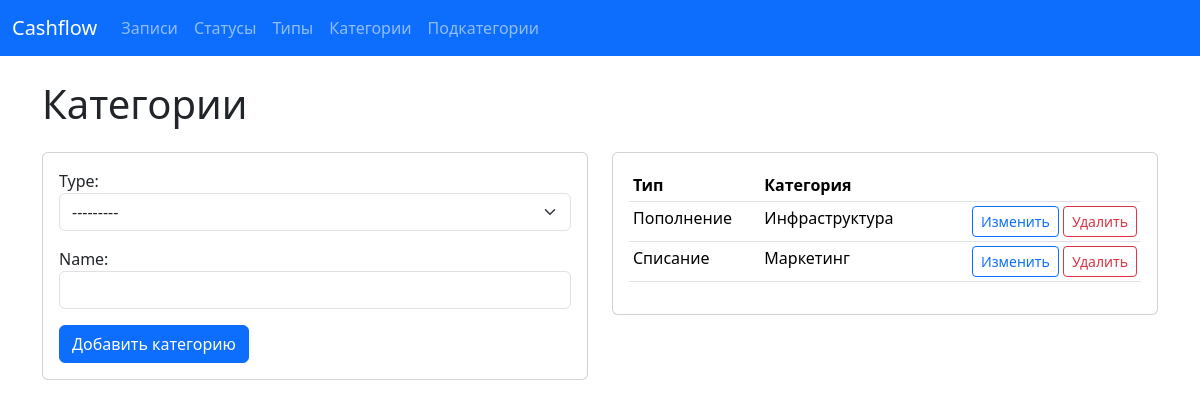
Page /categories/ on the committed database.
### dds/models.py (models this page shows, shortened)
class RecordType(models.Model):
    name = models.CharField(max_length=100, unique=True)
    def __str__(self):
        return self.name

class RecordCategory(models.Model):
    type = models.ForeignKey(RecordType, on_delete=models.CASCADE, related_name='categories')
    name = models.CharField(max_length=100)
    class Meta:
        unique_together = ('type', 'name')

### dds/views.py (the view)
# urls.py: path('categories/', views.manage_categories, name='manage_categories'),
def manage_categories(request):
    categories = RecordCategory.objects.select_related('type').all()
    if request.method == 'POST':
        form = RecordCategoryForm(request.POST)
        if form.is_valid():
            form.save()
            return redirect('manage_categories')
    else:
        form = RecordCategoryForm()
    return render(
        request,
        'dds/manage_categories.html',
        {'categories': categories, 'form': form},
    )

### dds/forms.py
class RecordCategoryForm(forms.ModelForm):
    class Meta:
        model = RecordCategory
        fields = ['type', 'name']
        widgets = {
            'type': forms.Select(attrs={'class': 'form-select'}),
            'name': forms.TextInput(attrs={'class': 'form-control'}),
        }

### dds/templates/dds/manage_categories.html (shortened to what this page needs)
{% extends 'dds/base.html' %}
{% block content %}
<div class="d-flex justify-content-between align-items-center mb-3">
    <h1>Категории</h1>
</div>
<div class="row">
    <div class="col-lg-6">
        <div class="card mb-4">
            <div class="card-body">
                <form method="post">
                    {{ form.as_p }}
                    <button class="btn btn-primary" type="submit">Добавить категорию</button>
                </form>
            </div>
        </div>
    </div>
    <div class="col-lg-6">
        <div class="card">
            <div class="card-body">
                <table class="table table-sm">
                    <thead>
                        <tr><th>Тип</th><th>Категория</th><th></th></tr>
                    </thead>
                    <tbody>
                        {% for category in categories %}
                            <tr>
                                <td>{{ category.type.name }}</td>
                                <td>{{ category.name }}</td>
                                <td class="text-end">
                                    <a class="btn btn-sm btn-outline-primary" href="{% url 'edit_category' category.pk %}">Изменить</a>
                                    <a class="btn btn-sm btn-outline-danger" href="{% url 'delete_category' category.pk %}">Удалить</a>
                                </td>
                            </tr>
                        {% empty %}
                            <tr><td colspan="3">Категорий нет.</td></tr>
                        {% endfor %}
                    </tbody>
                </table>
            </div>
        </div>
    </div>
</div>
{% endblock %}

### dds/templates/dds/base.html (style rules this page uses)
select.form-select option[value=""] { color: #6c757d; opacity: 0.7; }

### rows in the picture
RecordCategory: type.name "Пополнение", name "Инфраструктура"
RecordCategory: type.name "Списание", name "Маркетинг"
